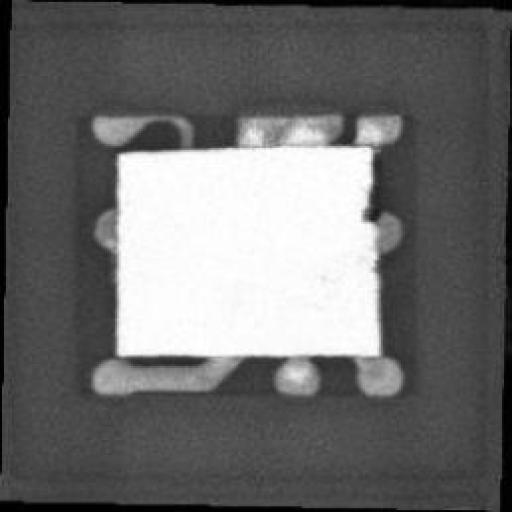
#> input picture ChipDetection_single_class/DIE_BROKEN/train/images/Crack_1_53_180_8905725_jpg.rf.c58fa5cc1787755d3a1dcca205e37f21.jpg, 512 x 512 px
$ python enhance_die_broken_python.py
#> lines starting #> are read from the running program, lines starting #| are printed output that depends on the picture
from __future__ import annotations

import shutil
from pathlib import Path

import cv2
from skimage.exposure import equalize_adapthist
from skimage.util import img_as_ubyte

ROOT = Path(__file__).resolve().parents[2]
SOURCE_ROOT = ROOT / "single_class_raw" / "DIE_BROKEN"
OUTPUT_ROOT = ROOT / "broken_enhanced_python" / "DIE_BROKEN"
SPLITS = ("train", "valid", "test")
IMAGE_EXTENSIONS = {".jpg", ".jpeg", ".png"}

# DIE_BROKEN defects are structural (chipped/fractured edges), not thin lines
# (crack) or dark blobs (ink), so this pipeline emphasizes edge/boundary
# definition instead of just local contrast:
# grayscale -> median denoise -> mild CLAHE -> light unsharp masking.
CLIP_LIMIT = 0.006
SHARPEN_SIGMA = 1.5
SHARPEN_AMOUNT = 0.15


def enhance_broken_image(image_path: Path):
    image = cv2.imread(str(image_path), cv2.IMREAD_COLOR)
#> image is the input picture: shape (512, 512, 3); min 0, max 255, mean 109.4
    if image is None:
        raise ValueError(f"Could not read image: {image_path}")

    gray = cv2.cvtColor(image, cv2.COLOR_BGR2GRAY)
    denoised = cv2.medianBlur(gray, 3)
    contrast = img_as_ubyte(equalize_adapthist(denoised, clip_limit=CLIP_LIMIT))
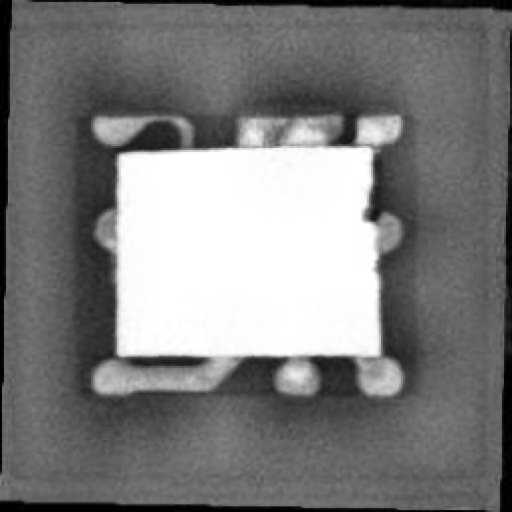
#> contrast: shape (512, 512); min 0, max 255, mean 125.1

    blurred = cv2.GaussianBlur(contrast, (0, 0), sigmaX=SHARPEN_SIGMA)
    sharpened = cv2.addWeighted(
        contrast, 1 + SHARPEN_AMOUNT, blurred, -SHARPEN_AMOUNT, 0
    )
    return sharpened


def write_data_yaml() -> None:
    data_yaml = OUTPUT_ROOT / "data.yaml"
    data_yaml.write_text(
        "\n".join(
            [
                f"path: {OUTPUT_ROOT.relative_to(ROOT).as_posix()}",
                "train: train/images",
                "val: valid/images",
                "test: test/images",
                "nc: 1",
                "names:",
                "  - DIE_BROKEN",
                "",
            ]
        ),
        encoding="utf-8",
    )


def main() -> None:
    if not SOURCE_ROOT.exists():
        raise FileNotFoundError(f"Source dataset not found: {SOURCE_ROOT}")

    for split in SPLITS:
        src_images = SOURCE_ROOT / split / "images"
        src_labels = SOURCE_ROOT / split / "labels"
        out_images = OUTPUT_ROOT / split / "images"
        out_labels = OUTPUT_ROOT / split / "labels"

        if not src_images.exists():
            continue

        out_images.mkdir(parents=True, exist_ok=True)
        out_labels.mkdir(parents=True, exist_ok=True)

        image_paths = sorted(
            path for path in src_images.iterdir() if path.suffix.lower() in IMAGE_EXTENSIONS
        )
        print(f"Enhancing {split} DIE_BROKEN (Python): {len(image_paths)} files")

        for image_path in image_paths:
            enhanced = enhance_broken_image(image_path)
            cv2.imwrite(str(out_images / image_path.name), enhanced)

            label_path = src_labels / f"{image_path.stem}.txt"
            if label_path.exists():
                shutil.copy2(label_path, out_labels / label_path.name)
#> pass 2 of the loop in main, `for split in SPLITS:`:
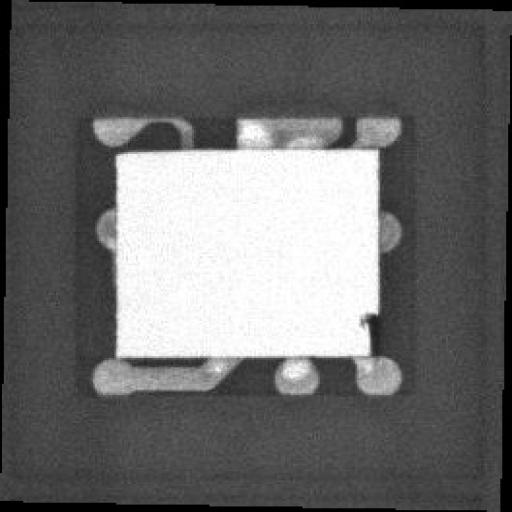
#> input picture ChipDetection_single_class/DIE_BROKEN/test/images/0daa1749fd01d31ad5531b898a10dc76_jpg.rf.43231830fac4761fdea32ca1eb6ece84.jpg, 512 x 512 px
#> in enhance_broken_image, image is the input picture: shape (512, 512, 3); min 0, max 255, mean 108.5
#> in enhance_broken_image (call 2), `contrast = img_as_ubyte(equalize_adapthist(denoised, clip_limit=CLIP_L..`:
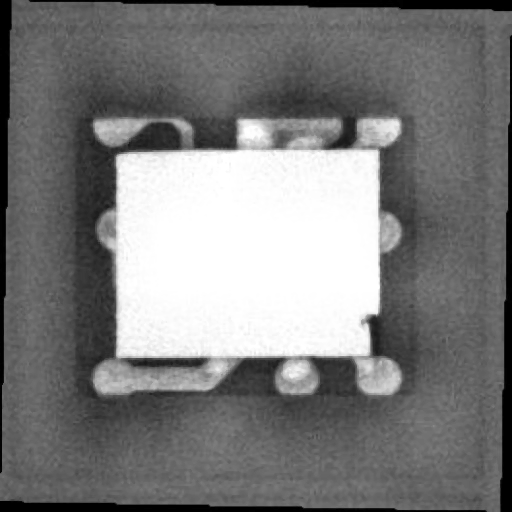
#> contrast: shape (512, 512); min 0, max 255, mean 124.3

    write_data_yaml()
    print(f"\nDone. Enhanced DIE_BROKEN (Python) dataset saved to: {OUTPUT_ROOT}")
    print(f"YOLO data file: {OUTPUT_ROOT / 'data.yaml'}")


if __name__ == "__main__":
    main()
